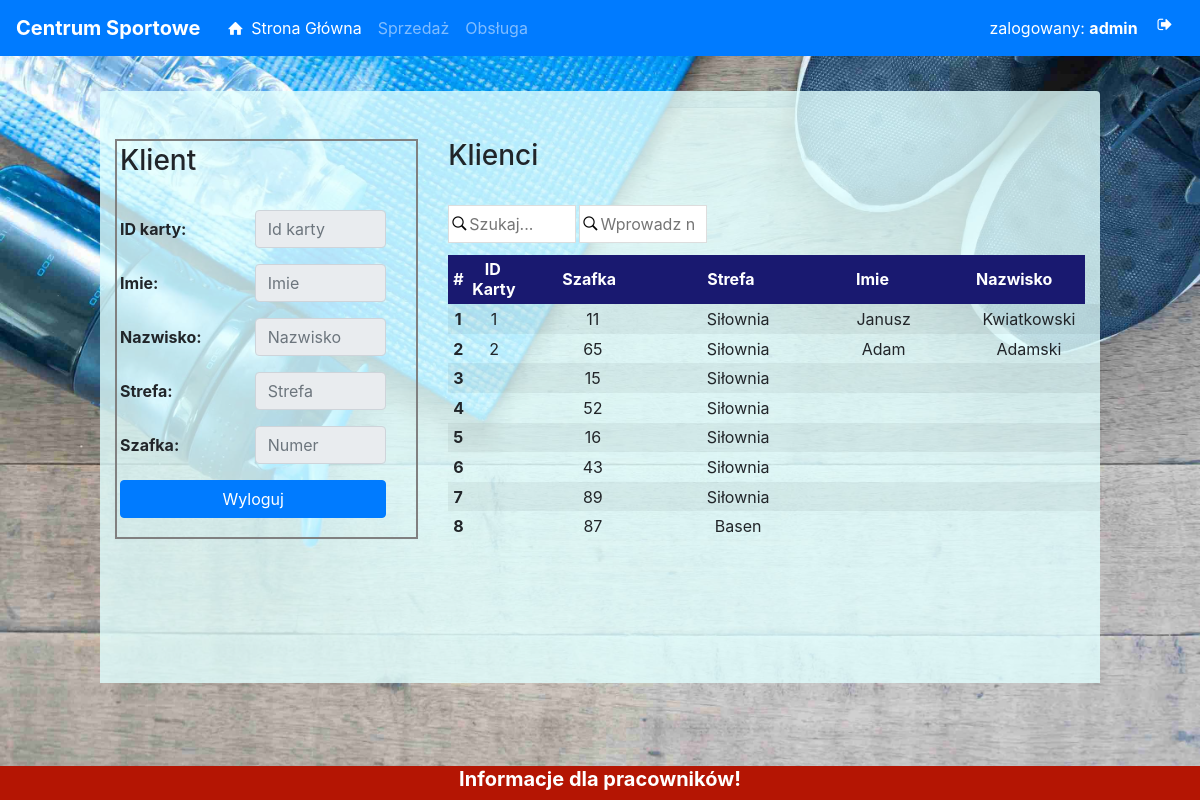
Page /customerInside.php (signed in) on the committed database.
### tables this page shows
CREATE TABLE IF NOT EXISTS `system` (
  `id` int(1) NOT NULL,
  `deposit_number` int(3) NOT NULL,
  `user_info` text NOT NULL
);

CREATE TABLE IF NOT EXISTS `customer_inside` (
  `id` int(3) NOT NULL,
  `id_card` int(6) DEFAULT NULL,
  `deposit` int(3) NOT NULL,
  `zone` varchar(30) NOT NULL
);

CREATE TABLE IF NOT EXISTS `customers` (
  `id` int(6) NOT NULL,
  `id_card` int(6) DEFAULT NULL,
  `name` varchar(30) NOT NULL,
  `lastname` varchar(30) NOT NULL,
  `sex` varchar(10) NOT NULL,
  `mail` varchar(40) NOT NULL,
  `who_add` int(4) DEFAULT NULL,
  `when_add` datetime DEFAULT NULL,
  `who_modify` int(4) DEFAULT NULL,
  `when_modify` datetime DEFAULT NULL
);

### class/connectDB.php (called while the page is built, shortened)
<?php
class Database
{
public function __construct($username = "root", $password = "", $host = "localhost", $dbname = "sport", $options =[])
{
    try
    {
        $this->database = new PDO("mysql:host={$host};dbname={$dbname};charset=utf8", $username, $password, $options);
    }
    catch (PDOException $e)
    {
        throw new Exception($e->getMessage());
    }
}
}
?>

### class/class_card.php (the view, shortened to what this page needs)
<?php
require_once ('connectDB.php');
class Card extends Database {
      public function getCustomerInsideList() {
        $this->query = ("SELECT ci.id_card, ci.deposit, ci.zone, cu.name, cu.lastname FROM customer_inside ci LEFT JOIN customers cu ON (cu.id_card=ci.id_card) ");
        $this->stmt = $this->database->prepare($this->query);
        $this->stmt->execute();
        echo '<table id="table" class="table-sm edit_table table-striped table-hover "><thead><tr><th width="3%"><center>#</center></th><th width="8%"><center>ID Karty</center></th><th>Szafka</th><th><center>Strefa</center></th><th><center>Imie</center></th><th><center>Nazwisko</center></th></tr></thead><tbody>';
        foreach ($this->stmt->fetchAll(PDO::FETCH_ASSOC) as $result) {
            $i++;
            echo '<tr onclick="customerInsideTable(this);" id="' . $i . '"><td style="font-weight: bold"; width="3%"><center>' . $i . '</center></td><td width="8%" style="font-weight: normal";>' . $result['id_card'] . '</td><td  style="font-weight: normal";>' . $result['deposit'] . '</td><td>' . $result['zone'] . '</td><td style="text-align: center;">' . $result['name'] . '</td><td>' . $result['lastname'] . '</td></tr>';
        }
        echo '</tbody></table>';
    }
}

### customerInside.php (shortened to what this page needs)
<head></head>
<?php
require_once('template.php');
require_once('class/class_card.php');
$card = new Card();
?>
<head>
    <link rel="stylesheet" href="https://maxcdn.bootstrapcdn.com/bootstrap/4.0.0-beta/css/bootstrap.min.css">
</head>
<div class="container-fluid">
    <div class="row stat_margin">
        <div class="col-1">
        </div>
        <div class="col-10 ">
            <div class="row justify-content userRegistry_background rounded-top">
                <div class="col-4 justify-content">
                    <br><br>
                    <div class="userRegistry_border">
                        <h3>Klient</h3>
                        <br>
                        <form action="#" method="post">
                            <div class="form-group row">
                                <label class="col-5 col-form-label">ID karty:</label>
                                <div class="col-6">
                                    <input class="form-control" type="text" placeholder="Id karty" name="id_card" id="id_card" value="" readonly="readonly" required>
                                </div>
                            </div>
                            <div class="form-group row">
                                <label class="col-5 col-form-label">Imie:</label>
                                <div class="col-6">
                                    <input class="form-control" type="text" placeholder="Imie" name="name" id="name" value="" readonly="readonly" required>
                                </div>
                            </div>
                            <div class="form-group row">
                                <label class="col-5 col-form-label">Nazwisko:</label>
                                <div class="col-6">
                                    <input class="form-control" type="text" placeholder="Nazwisko" name="lastname" id="lastname" value="" readonly="readonly" required>
                                </div>
                            </div>
                            <div class="form-group row">
                                <label class="col-5 col-form-label">Strefa:</label>
                                <div class="col-6">
                                    <input class="form-control" type="text" placeholder="Strefa" name="zone" id="zone" value="" readonly="readonly" required>
                                </div>
                            </div>
                            <div class="form-group row">
                                <label class="col-5 col-form-label">Szafka:</label>
                                <div class="col-6">
                                    <input class="form-control" type="text" placeholder="Numer" name="deposit" id="deposit" value="" readonly="readonly" required>
                                </div>
                            </div>
                            <div class="form-group row ">
                                <div class="col-11">
                                   <button onclick="" type="submit" name="delete" class="btn btn-primary  btn-block">Wyloguj</button>
                                </div>
                            </div>
                </form>
                    </div>
                    <br>
                    <br>
                    <br>
                    <br>
                    <br>
                    <br>
                </div>
                <div class="col-8">
                    <br><br>
                    <h3>Klienci</h3><br>
                    <input type="text" id="searchBox" onkeyup="searchCustomerInside();" placeholder="Szukaj...">
                    <input type="text" id="searchBoxId" onkeyup="searchCustomerId();" placeholder="Wprowadz nr szafki">
                    <?php $card->getCustomerInsideList(); ?>
                </div>
            </div>
        </div>
        <div class="col-1">
        </div>
    </div>
</div>

### template.php (shortened to what this page needs)
<!DOCTYPE HTML>
<?php
require_once('class/class_system.php');
$settings = new System();
?>
<!DOCTYPE html>
<html lang="pl">
    <head>
        <link rel="stylesheet" href="css/fontello.css" type="text/css" />
        <link rel="stylesheet" href="css/style.css" type="text/css" />
        <link rel="stylesheet" href="https://maxcdn.bootstrapcdn.com/bootstrap/4.0.0-beta/css/bootstrap.min.css">
        <link rel="stylesheet" href="jquery//jquery-ui.css">
        <link href="css/sweetalert.css" rel="stylesheet" />
    </head>
    <body class="body_template d-flex flex-column">
        <nav class="navbar sticky-top navbar-expand navbar-dark bg-primary">
            <a class="navbar-brand" href="main.php"><b>Centrum Sportowe</b></a>
            <div class="collapse navbar-collapse" id="navbarNav">
                <ul class="navbar-nav">
                    <li class="nav-item active">
                        <a class="nav-link" href="main.php"><i class="icon-home"></i> Strona Główna </a>
                    </li>
                    <li class="nav-item">
                        <a class="nav-link" href="sale.php">Sprzedaż</a>
                    </li>
                    <li class="nav-item">
                        <a class="nav-link" href="controlPanel.php">Obsługa</a>
                    </li>
                </ul>
            </div>
            <ul class="navbar-nav">
                <li class="nav-item active ">
                    <a class="nav-link"> <?php echo "zalogowany:&nbsp<b>" . $_SESSION['login_user'];
    "</b>" ?> </a>
                </li>
                <li class="nav-item active ">
                 <a class="nav-link" href="logout.php"><i class="icon-logout"></i></a>
                </li>
            </ul>
        </nav>
    </body>
    <footer>
        <h5><b><center><?php $settings->getUser_info(); ?></center></b></h>
    </footer>

### class/class_system.php (shortened to what this page needs)
<?php
require_once ('connectDB.php');
class System extends Database {
        public function getUser_info()
        {
        $this->query = ("SELECT user_info FROM system");
        $this->stmt = $this->database->prepare($this->query);
        $this->stmt->execute();
        $row = $this->stmt->fetch(PDO::FETCH_ASSOC);
        echo $row['user_info'];
    }
}

### css/style.css (style rules this page uses)
body { min-height: 100vh; }
footer { background: rgb(180, 21, 3); color: white; margin-top: 1%; padding: 1px; bottom: 0; width:100%; position: fixed ; z-index: 1; }
.body_template { background: url('../img/bg.jpg'); background-size: cover; }
.stat_margin { margin-top: 3%; }
.userRegistry_border { padding: 1%; border: 2px solid grey; }
.userRegistry_background { background: rgba(225, 255, 255, 0.8); }
table.edit_table td { text-align: center; }
table.edit_table th { text-align: center; }
table.edit_table tr { width: 100%; display: inline-table; table-layout: fixed; }
table.edit_table thead { background-color: MidnightBlue ; color: white; }
table.edit_table tbody { overflow-y: scroll; height: 400px; width: 98%!important; position: absolute; }
#searchBox { background-image: url('../img/search2.jpg'); background-position: 1px 8px; background-repeat: no-repeat; width: 20%; font-size: 16px; padding: 6px 10px 6px 20px; border: 1px solid #ddd; margin-bottom: 12px; }
#searchBoxId { background-image: url('../img/search2.jpg'); background-position: 1px 8px; background-repeat: no-repeat; width: 20%; font-size: 16px; padding: 6px 10px 6px 20px; border: 1px solid #ddd; margin-bottom: 12px; }

### rows in the picture
system: user_info "Informacje dla pracowników!"
customer_inside: id_card "1", deposit "11", zone "Siłownia", customers.name "Janusz", customers.lastname "Kwiatkowski"
customer_inside: id_card "2", deposit "65", zone "Siłownia", customers.name "Adam", customers.lastname "Adamski"
customer_inside: deposit "15", zone "Siłownia"
customer_inside: deposit "52", zone "Siłownia"
customer_inside: deposit "16", zone "Siłownia"
customer_inside: deposit "43", zone "Siłownia"
customer_inside: deposit "89", zone "Siłownia"
customer_inside: deposit "87", zone "Basen"

### other values in the picture
$_SESSION['login_user'] "admin"
